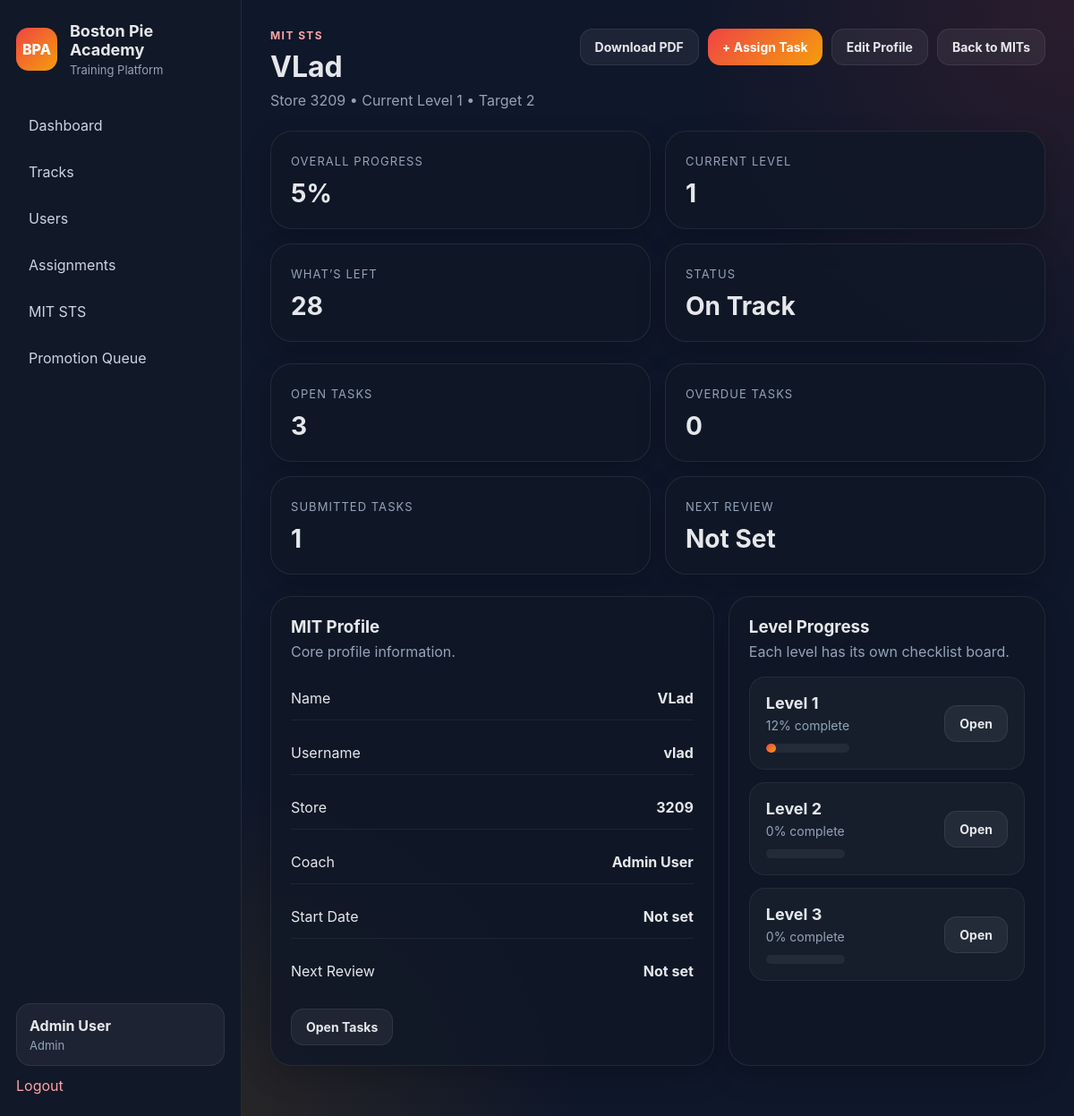
The page /mit-sts/mits/1 (signed in) on the database its author committed.
### app/models.py (models this page shows, shortened)
class User(UserMixin, db.Model):
    __tablename__ = "users"
    id = db.Column(db.Integer, primary_key=True)
    name = db.Column(db.String(120), nullable=False)
    username = db.Column(db.String(80), unique=True, nullable=False)
    password_hash = db.Column(db.String(255), nullable=False)
    role = db.Column(db.String(50), nullable=False, default="tm")
    store_number = db.Column(db.String(20), nullable=True)
    is_active_user = db.Column(db.Boolean, default=True)
    created_at = db.Column(db.DateTime, default=datetime.utcnow)
    progress_records = db.relationship(
        "LessonProgress",
        backref="user",
        cascade="all, delete-orphan",
        lazy=True
    )
    assignments = db.relationship(
        "TrackAssignment",
        foreign_keys="TrackAssignment.user_id",
        backref="user",
        cascade="all, delete-orphan",
        lazy=True
    )
    assigned_tracks_created = db.relationship(
        "TrackAssignment",
        foreign_keys="TrackAssignment.assigned_by_user_id",
        backref="assigned_by_user",
        lazy=True
    )
    quiz_attempts = db.relationship(
        "QuizAttempt",
        backref="user",
        cascade="all, delete-orphan",
        lazy=True
    )
    mit_profiles = db.relationship(
        "MITProfile",
        foreign_keys="MITProfile.user_id",
        backref="mit_user",
        lazy=True
    )
    coached_mits = db.relationship(
        "MITProfile",
        foreign_keys="MITProfile.coach_user_id",
        backref="coach_user",
        lazy=True
    )
    verified_mit_items = db.relationship(
        "MITLevelProgress",
        foreign_keys="MITLevelProgress.verified_by_user_id",
        backref="verified_by_user",
        lazy=True
    )
    mit_reviews_written = db.relationship(
        "MITReview",
        foreign_keys="MITReview.reviewer_user_id",
        backref="reviewer_user",
        lazy=True
    )
    mit_promotions_approved = db.relationship(
        "MITPromotion",
        foreign_keys="MITPromotion.approved_by_user_id",
        backref="approved_by_user",
        lazy=True
    )
    mit_action_items_owned = db.relationship(
        "MITActionPlanItem",
        foreign_keys="MITActionPlanItem.owner_user_id",
        backref="owner_user",
        lazy=True
    )
    mit_tasks_assigned = db.relationship(
        "MITTask",
        foreign_keys="MITTask.assigned_by_user_id",
        backref="assigned_by_user",
        lazy=True
    )
    @property
    def is_active(self):
        return self.is_active_user

class MITProfile(db.Model):
    __tablename__ = "mit_profiles"
    id = db.Column(db.Integer, primary_key=True)
    user_id = db.Column(db.Integer, db.ForeignKey("users.id"), nullable=False)
    store_number = db.Column(db.String(20), nullable=True)
    coach_user_id = db.Column(db.Integer, db.ForeignKey("users.id"), nullable=True)
    current_level = db.Column(db.Integer, nullable=False, default=1)
    target_level = db.Column(db.String(20), nullable=False, default="2")
    start_date = db.Column(db.Date, nullable=True)
    sts_status = db.Column(db.String(20), nullable=False, default="on_track")
    last_review_date = db.Column(db.Date, nullable=True)
    next_review_date = db.Column(db.Date, nullable=True)
    notes = db.Column(db.Text, nullable=True)
    created_at = db.Column(db.DateTime, default=datetime.utcnow)
    updated_at = db.Column(db.DateTime, default=datetime.utcnow, onupdate=datetime.utcnow)
    progress_items = db.relationship(
        "MITLevelProgress",
        backref="mit_profile",
        cascade="all, delete-orphan",
        lazy=True
    )
    reviews = db.relationship(
        "MITReview",
        backref="mit_profile",
        cascade="all, delete-orphan",
        lazy=True,
        order_by="MITReview.review_date.desc()"
    )
    action_plans = db.relationship(
        "MITActionPlan",
        backref="mit_profile",
        cascade="all, delete-orphan",
        lazy=True
    )
    promotions = db.relationship(
        "MITPromotion",
        backref="mit_profile",
        cascade="all, delete-orphan",
        lazy=True,
        order_by="MITPromotion.effective_date.desc()"
    )
    tasks = db.relationship(
        "MITTask",
        backref="mit_profile",
        cascade="all, delete-orphan",
        lazy=True,
        order_by="MITTask.created_at.desc()"
    )

### app/mit_sts/routes.py (the view)
@mit_sts_bp.route("/mits/<int:mit_id>")
@login_required
def view_mit(mit_id):
    mit = MITProfile.query.get_or_404(mit_id)
    if not can_view_mit(mit):
        flash("You do not have permission to view that MIT profile.", "danger")
        return redirect(url_for("academy.dashboard"))
    ensure_progress_rows_for_mit(mit)
    refresh_mit_status(mit)
    db.session.commit()
    level_1_progress = calculate_level_progress(mit.id, 1)
    level_2_progress = calculate_level_progress(mit.id, 2)
    level_3_progress = calculate_level_progress(mit.id, 3)
    overall_progress = calculate_overall_progress(mit.id)
    incomplete_count = MITLevelProgress.query.join(
        MITLevelTemplate,
        MITLevelProgress.template_item_id == MITLevelTemplate.id
    ).filter(
        MITLevelProgress.mit_profile_id == mit.id,
        MITLevelTemplate.level_number == mit.current_level,
        MITLevelProgress.status != "complete"
    ).count()
    task_counts = get_mit_task_counts(mit.id)
    promotions = MITPromotion.query.filter_by(mit_profile_id=mit.id).order_by(
        MITPromotion.effective_date.desc()
    ).all()
    return render_template(
        "mit_sts/mit_detail.html",
        mit=mit,
        level_1_progress=level_1_progress,
        level_2_progress=level_2_progress,
        level_3_progress=level_3_progress,
        overall_progress=overall_progress,
        incomplete_count=incomplete_count,
        open_tasks_count=task_counts["open"],
        overdue_tasks_count=task_counts["overdue"],
        submitted_tasks_count=task_counts["submitted"],
        promotions=promotions,
        user=current_user,
        can_edit=can_edit_mit(),
    )

### app/templates/mit_sts/mit_detail.html (shortened to what this page needs)
{% extends "base.html" %}
{% block content %}
<div class="page-header">
    <div>
        <p class="eyebrow">MIT STS</p>
        <h2>{{ mit.mit_user.name }}</h2>
        <p class="subtle">
            Store {{ mit.store_number or 'Not set' }} • Current Level {{ mit.current_level }} • Target {{ mit.target_level|upper }}
        </p>
    </div>
    <div class="track-actions">
        <a class="btn btn-secondary" href="{{ url_for('mit_sts.export_tasks_pdf', mit_id=mit.id) }}">Download PDF</a>
        {% if can_edit %}
        <a class="btn btn-primary" href="{{ url_for('mit_sts.new_task', mit_id=mit.id) }}">+ Assign Task</a>
        <a class="btn btn-secondary" href="{{ url_for('mit_sts.edit_mit', mit_id=mit.id) }}">Edit Profile</a>
        <a class="btn btn-secondary" href="{{ url_for('mit_sts.list_mits') }}">Back to MITs</a>
        {% else %}
        <a class="btn btn-secondary" href="{{ url_for('academy.dashboard') }}">Back</a>
        {% endif %}
    </div>
</div>
<div class="stats-grid">
    <div class="card stat-card">
        <span class="stat-label">Overall Progress</span>
        <h3>{{ overall_progress }}%</h3>
    </div>
    <div class="card stat-card">
        <span class="stat-label">Current Level</span>
        <h3>{{ mit.current_level }}</h3>
    </div>
    <div class="card stat-card">
        <span class="stat-label">What’s Left</span>
        <h3>{{ incomplete_count }}</h3>
    </div>
    <div class="card stat-card">
        <span class="stat-label">Status</span>
        <h3>{{ mit.sts_status|replace('_', ' ')|title }}</h3>
    </div>
</div>
<div class="stats-grid">
    <div class="card stat-card">
        <span class="stat-label">Open Tasks</span>
        <h3>{{ open_tasks_count }}</h3>
    </div>
    <div class="card stat-card">
        <span class="stat-label">Overdue Tasks</span>
        <h3>{{ overdue_tasks_count }}</h3>
    </div>
    <div class="card stat-card">
        <span class="stat-label">Submitted Tasks</span>
        <h3>{{ submitted_tasks_count }}</h3>
    </div>
    <div class="card stat-card">
        <span class="stat-label">Next Review</span>
        <h3>{{ mit.next_review_date.strftime('%Y-%m-%d') if mit.next_review_date else 'Not Set' }}</h3>
    </div>
</div>
<div class="dashboard-grid-2">
    <div class="card">
        <div class="card-header">
            <h3>MIT Profile</h3>
            <p>Core profile information.</p>
        </div>
        <div class="glance-list">
            <div class="glance-row">
                <span>Name</span>
                <strong>{{ mit.mit_user.name }}</strong>
            </div>
            <div class="glance-row">
                <span>Username</span>
                <strong>{{ mit.mit_user.username }}</strong>
            </div>
            <div class="glance-row">
                <span>Store</span>
                <strong>{{ mit.store_number or 'Not set' }}</strong>
            </div>
            <div class="glance-row">
                <span>Coach</span>
                <strong>{{ mit.coach_user.name if mit.coach_user else 'Not set' }}</strong>
            </div>
            <div class="glance-row">
                <span>Start Date</span>
                <strong>{{ mit.start_date.strftime('%Y-%m-%d') if mit.start_date else 'Not set' }}</strong>
            </div>
            <div class="glance-row">
                <span>Next Review</span>
                <strong>{{ mit.next_review_date.strftime('%Y-%m-%d') if mit.next_review_date else 'Not set' }}</strong>
            </div>
        </div>
        <div class="page-footer-actions" style="margin-top: 18px;">
            <a class="btn btn-secondary" href="{{ url_for('mit_sts.view_tasks', mit_id=mit.id) }}">
                {% if can_edit %}Open Tasks{% else %}My Tasks{% endif %}
            </a>
        </div>
    </div>
    <div class="card">
        <div class="card-header">
            <h3>Level Progress</h3>
            <p>Each level has its own checklist board.</p>
        </div>
        <div class="track-list">
            <div class="track-row">
                <div>
                    <div class="track-title">Level 1</div>
                    <div class="track-meta">
                        <span>{{ level_1_progress }}% complete</span>
                    </div>
                    <div class="progress-bar">
                        <div class="progress-fill" style="width: {{ level_1_progress }}%;"></div>
                    </div>
                </div>
                <div class="track-actions">
                    <a class="btn btn-secondary" href="{{ url_for('mit_sts.view_level', mit_id=mit.id, level_number=1) }}">Open</a>
                </div>
            </div>
            <div class="track-row">
                <div>
                    <div class="track-title">Level 2</div>
                    <div class="track-meta">
                        <span>{{ level_2_progress }}% complete</span>
                    </div>
                    <div class="progress-bar">
                    </div>
                </div>
                <div class="track-actions">
                    <a class="btn btn-secondary" href="{{ url_for('mit_sts.view_level', mit_id=mit.id, level_number=2) }}">Open</a>
                </div>
            </div>
            <div class="track-row">
                <div>
                    <div class="track-title">Level 3</div>
                    <div class="track-meta">
                        <span>{{ level_3_progress }}% complete</span>
                    </div>
                    <div class="progress-bar">
                    </div>
                </div>
                <div class="track-actions">
                    <a class="btn btn-secondary" href="{{ url_for('mit_sts.view_level', mit_id=mit.id, level_number=3) }}">Open</a>
                </div>
            </div>
        </div>
    </div>
</div>
{% endblock %}

### app/templates/base.html (shortened to what this page needs)
<!DOCTYPE html>
<html lang="en">
<head>
    <link rel="stylesheet" href="{{ url_for('static', filename='css/style.css') }}">
</head>
<body>
    <div class="app-shell">
        <aside class="sidebar">
            <div>
                <div class="brand">
                    <div class="brand-mark">BPA</div>
                    <div>
                        <h1>Boston Pie Academy</h1>
                        <p>Training Platform</p>
                    </div>
                </div>
                {% if current_user.is_authenticated %}
                <nav class="nav">
                    {% if current_user.role == 'tm' %}
                    <a href="{{ url_for('academy.my_training') }}">My Training</a>
                    {% elif current_user.role == 'mit' %}
                    <a href="{{ url_for('mit_sts.my_mit') }}">My MIT STS</a>
                    {% elif current_user.role == 'coach' %}
                    <a href="{{ url_for('academy.dashboard') }}">Dashboard</a>
                    <a href="{{ url_for('academy.manage_users') }}">Users</a>
                    <a href="{{ url_for('mit_sts.dashboard') }}">MIT STS</a>
                    <a href="{{ url_for('mit_sts.promotion_queue') }}">Promotion Queue</a>
                    {% else %}
                    <a href="{{ url_for('academy.dashboard') }}">Dashboard</a>
                    <a href="{{ url_for('academy.tracks_library') }}">Tracks</a>
                    <a href="{{ url_for('academy.manage_users') }}">Users</a>
                    <a href="{{ url_for('academy.manage_assignments') }}">Assignments</a>
                    <a href="{{ url_for('mit_sts.dashboard') }}">MIT STS</a>
                    <a href="{{ url_for('mit_sts.promotion_queue') }}">Promotion Queue</a>
                    {% endif %}
                </nav>
                {% endif %}
            </div>
            {% if current_user.is_authenticated %}
            <div class="sidebar-footer">
                <div class="user-chip">
                    <strong>{{ current_user.name }}</strong>
                    <span>{{ current_user.role.replace('_', ' ').title() }}</span>
                </div>
                <a class="logout-link" href="{{ url_for('auth.logout') }}">Logout</a>
            </div>
            {% endif %}
        </aside>
        <main class="main-content">
            {% block content %}{% endblock %}
        </main>
    </div>
</body>
</html>

### rows shown on the page
User: name "Admin User", role.replace "Admin", coach_user "Admin User"
User: mit_user.name "VLad", mit_user.username "vlad"
MITProfile: store_number "3209", current_level "1", target_level "2", sts_status "On Track", next_review_date "Not Set", start_date "Not set", next_review_date "Not set"

### other values the page prints
{{ overall_progress }} "5"
{{ incomplete_count }} "28"
{{ open_tasks_count }} "3"
{{ overdue_tasks_count }} "0"
{{ submitted_tasks_count }} "1"
{{ level_1_progress }} "12"
{{ level_2_progress }} "0"
{{ level_3_progress }} "0"
